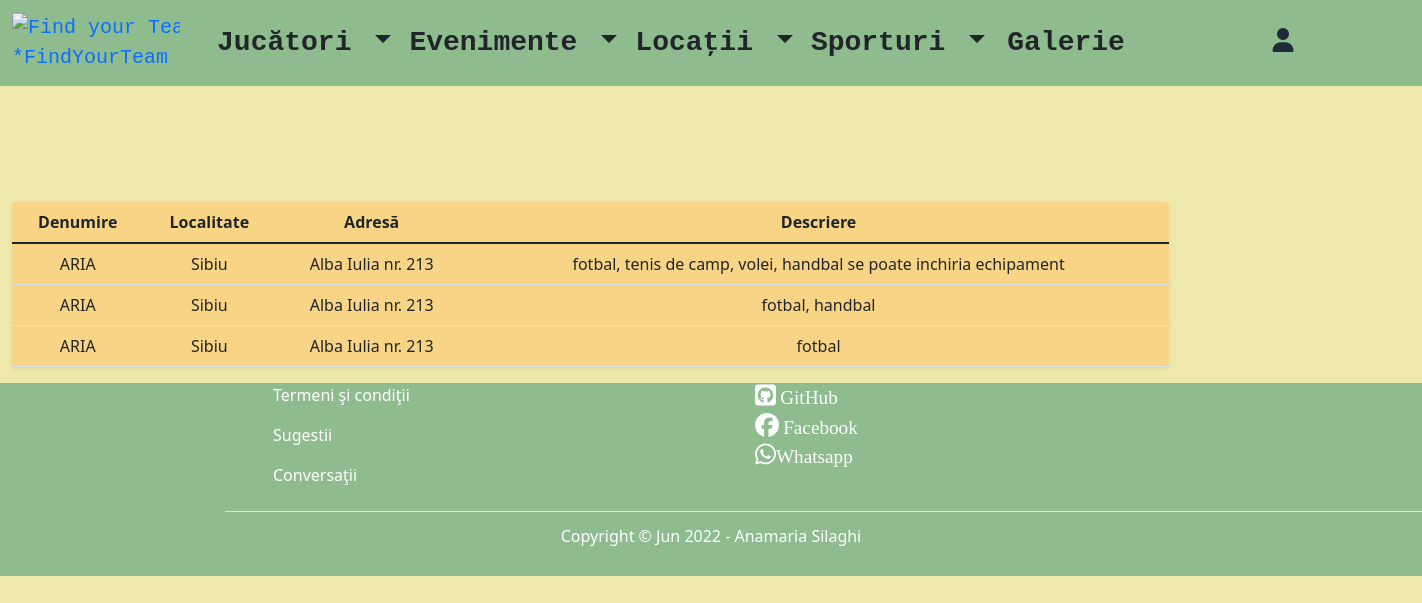
Screenshot of /list-of-locations/ with the database file from the repository.
### teams/models.py (models this page shows, shortened)
class Location(models.Model):
    nume = models.CharField(max_length=60)
    oras = models.CharField(max_length=20)
    adresa = models.CharField(max_length=30)
    descriere = models.TextField(max_length=1000)
    creat_in = models.DateTimeField(auto_now_add=True)
    actualizat_in = models.DateTimeField(auto_now=True)

### teams/views.py (the view)
# urls.py: path('list-of-locations/', views.LocationListView.as_view(), name='list_of_locations'),
class LocationListView(ListView):
    template_name = "location/list_of_locations.html"
    model = Location
    context_object_name = "all_locations"

### templates/location/list_of_locations.html (shortened to what this page needs)
{% extends 'base.html' %}
{% block content %}
       <div class="container-fluid">
        <div class="row g-5 mt-5 pt-5">
            <div class="col-md-10 offset-md-12">
                 <div class="shadow-sm text-center rounded" style="background-color: #F8D486; margin-top: 5%">
                {% if all_locations %}
                    <table class="table">
                        <thead>
                        <tr>
                            <th>Denumire</th>
                            <th>Localitate</th>
                            <th>Adresă</th>
                            <th>Descriere</th>
                        </tr>
                        </thead>
                        <tbody>
                        {% for location in all_locations %}
                            <tr>
                                <td>{{ location.nume }}</td>
                                <td>{{ location.oras }}</td>
                                <td>{{ location.adresa }} </td>
                                <td>{{ location.descriere }} </td>
                            </tr>
                        {% endfor %}
                        </tbody>
                    </table>
                {% else %}
                    <h3 class="text-center">Nu există informaţii</h3>
                {% endif %}
            </div>
        </div>
    </div>
{% endblock %}

### templates/base.html (style rules this page uses)
body { background-color: palegoldenrod; min-weight : 70wh !important; }

### rows the page displays
Location: nume "ARIA", oras "Sibiu", adresa "Alba Iulia nr. 213", descriere "fotbal, tenis de camp, volei, handbal se poate inchiria echipament"
Location: nume "ARIA", oras "Sibiu", adresa "Alba Iulia nr. 213", descriere "fotbal, handbal"
Location: nume "ARIA", oras "Sibiu", adresa "Alba Iulia nr. 213", descriere "fotbal"
